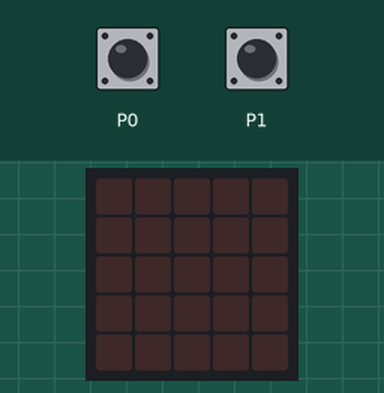
This program was run on a simulated BBC micro:bit (MakeCode). On the bench: the board's 5×5 LED display. The inputs (shaded band) are chosen by the test bench. Random numbers come from a fixed seed; the 48×5 strip is a reading aid, not a part: it shows the text the display is scrolling, unrolled, one strip-width of it at a time.

Above: at 1.2 s.
1.3 s: touch pin P0 pressed for 0.15 s
At 2.0 s:
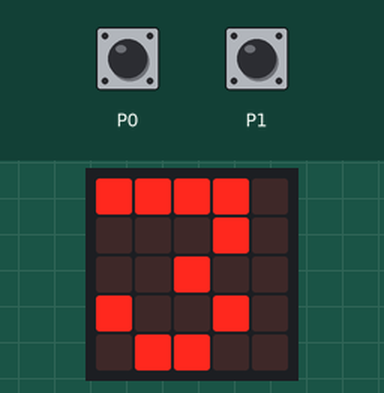
At 26.0 s:
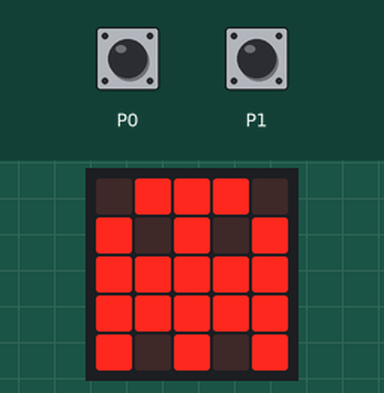

The program:

main.ts
```typescript
input.onPinPressed(TouchPin.P0, function () {
    basic.showNumber(3)
    basic.showNumber(2)
    basic.showNumber(1)
    basic.showString("Bem-Vindo ao Inferno!")
    basic.pause(randint(1000, 5000))
    basic.showIcon(IconNames.Ghost)
})
input.onPinPressed(TouchPin.P1, function () {
    basic.showLeds(`
        # # . . .
        # # . . .
        # # . . .
        # # . . .
        # # . . .
        `)
})
basic.forever(function () {

})
```

test.ts
```typescript
// testes vão aqui; isto não será compilado quando este pacote for usado como uma extensão.
```

Measured:
- after the input at 1.3 s, the display: changes after 0.15 s (image 1)
- what the display in image 1 shows lasts 0.7 s, from 1.5 s to 2.2 s
